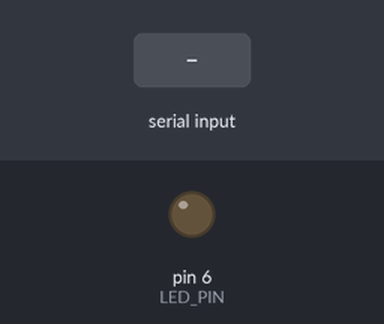
Simulated run of this sketch. Board: Arduino Uno, built with avr-gcc and run on an emulated ATmega328P. Parts: output pins drawn as LEDs (lit = HIGH). The inputs (shaded band) are chosen by the test bench. The modem accepts every AT command (registered, SIM ready, sends succeed) and sends nothing else; what the sketch prints to the serial monitor is not drawn.

Above: at 7.2 s.
7.3 s: "ON" received over the second serial link
At 8.1 s:
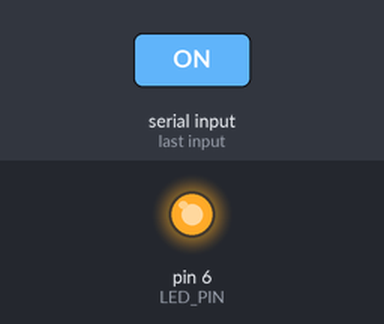
10.3 s: "OFF" received over the second serial link
At 11.6 s:
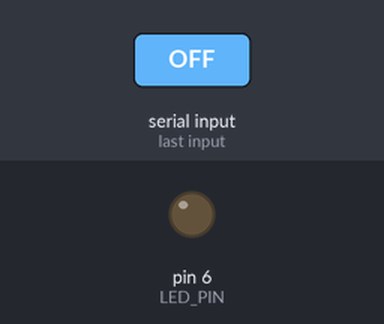
Timing chart, 0 to 13.3 s (numbered marks = the images above; inputs shaded):
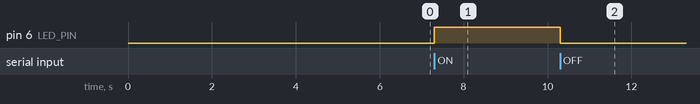

Measured:
- after the input at 7.3 s, pin 6 (LED_PIN): LOW → HIGH at once
- after the input at 10.3 s, pin 6 (LED_PIN): HIGH → LOW at once

The sketch:

sketch_apr2a.ino
```cpp
#include <SoftwareSerial.h>

#define SIM900_RX 8
#define SIM900_TX 7
#define LED_PIN 6

SoftwareSerial sim900(SIM900_RX, SIM900_TX); // RX, TX
String smsBuffer = "";

void setup() {
  pinMode(LED_PIN, OUTPUT);
  digitalWrite(LED_PIN, LOW);

  Serial.begin(9600);
  sim900.begin(9600);
  delay(1000);

  Serial.println("Initializing SIM900A...");

  sim900.println("AT");
  delay(1000);
  sim900.println("AT+CMGF=1");
  delay(1000);
  sim900.println("AT+CSCS=\"GSM\"");
  delay(1000);
  sim900.println("AT+CNMI=2,2,0,0,0");
  delay(1000);
  sim900.println("AT+CMGD=1,4");
  delay(1000);

  Serial.println("✅ SIM900A is ready. Send SMS: ON or OFF");
}

void loop() {
  while (sim900.available()) {
    char c = sim900.read();
    smsBuffer += c;
    Serial.write(c);

    // Check message content
    if (smsBuffer.indexOf("ON") != -1 || smsBuffer.indexOf("on") != -1) {
      digitalWrite(LED_PIN, HIGH);
      Serial.println("✅ LED turned ON");
      smsBuffer = "";
    }
    else if (smsBuffer.indexOf("OFF") != -1 || smsBuffer.indexOf("off") != -1) {
      digitalWrite(LED_PIN, LOW);
      Serial.println("✅ LED turned OFF");
      smsBuffer = "";
    }

    if (smsBuffer.length() > 200) {
      smsBuffer = ""; // Clear junk
    }
  }
}
```
